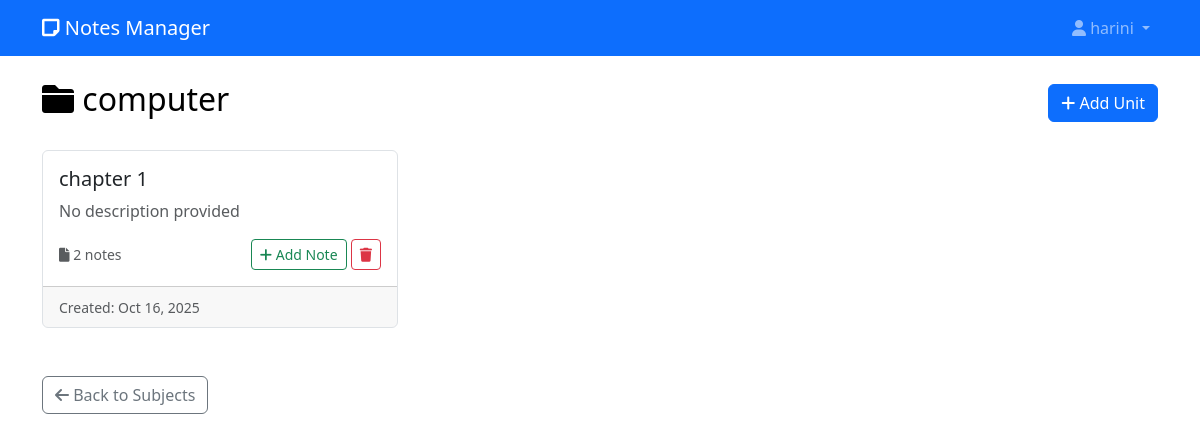
Page /subject/2 (signed in) on the committed database.
### app.py (models this page shows)
class User(UserMixin, db.Model):
    id = db.Column(db.Integer, primary_key=True)
    username = db.Column(db.String(80), unique=True, nullable=False)
    email = db.Column(db.String(120), unique=True, nullable=False)
    password_hash = db.Column(db.String(120), nullable=False)
    created_at = db.Column(db.DateTime, default=datetime.utcnow)
    subjects = db.relationship('Subject', backref='user', lazy=True)
    notes = db.relationship('Note', backref='user', lazy=True)

class Subject(db.Model):
    id = db.Column(db.Integer, primary_key=True)
    name = db.Column(db.String(100), nullable=False)
    description = db.Column(db.Text)
    created_at = db.Column(db.DateTime, default=datetime.utcnow)
    user_id = db.Column(db.Integer, db.ForeignKey('user.id'), nullable=False)
    units = db.relationship('Unit', backref='subject', lazy=True)
    notes = db.relationship('Note', backref='subject', lazy=True)  # Added this relationship

class Unit(db.Model):
    id = db.Column(db.Integer, primary_key=True)
    name = db.Column(db.String(100), nullable=False)
    description = db.Column(db.Text)
    created_at = db.Column(db.DateTime, default=datetime.utcnow)
    subject_id = db.Column(db.Integer, db.ForeignKey('subject.id'), nullable=False)
    notes = db.relationship('Note', backref='unit', lazy=True)

### app.py (the view)
@app.route('/subject/<int:subject_id>')
@login_required
def view_subject(subject_id):
    subject = Subject.query.filter_by(id=subject_id, user_id=current_user.id).first_or_404()
    units = Unit.query.filter_by(subject_id=subject_id).all()
    return render_template('units.html', subject=subject, units=units)

### app.py (called while the page is built)
@login_manager.user_loader
def load_user(user_id):
    return User.query.get(int(user_id))

### templates/units.html (shortened to what this page needs)
{% extends "base.html" %}
{% block content %}
<div class="d-flex justify-content-between align-items-center mb-4">
    <div>
        <h2><i class="fas fa-folder"></i> {{ subject.name }}</h2>
    </div>
    <button class="btn btn-primary" data-bs-toggle="modal" data-bs-target="#createUnitModal">
        <i class="fas fa-plus"></i> Add Unit
    </button>
</div>
<div class="row">
    {% for unit in units %}
    <div class="col-md-6 col-lg-4 mb-4">
        <div class="card unit-card h-100">
            <div class="card-body">
                <h5 class="card-title">{{ unit.name }}</h5>
                <p class="card-text text-muted">{{ unit.description or 'No description provided' }}</p>
                <div class="d-flex justify-content-between align-items-center">
                    <small class="text-muted">
                        <i class="fas fa-file"></i> {{ unit.notes|length }} notes
                    </small>
                    <div>
                        <a href="{{ url_for('add_note') }}?subject_id={{ subject.id }}&unit_id={{ unit.id }}"
                            class="btn btn-sm btn-outline-success">
                              <i class="fas fa-plus"></i> Add Note
                    </a>
                        <a href="{{ url_for('delete_unit', unit_id=unit.id) }}"
                           class="btn btn-sm btn-outline-danger"
                           onclick="return confirm('Are you sure you want to delete this unit and all its notes?')">
                            <i class="fas fa-trash"></i>
                        </a>
                    </div>
                </div>
            </div>
            <div class="card-footer">
                <small class="text-muted">Created: {{ unit.created_at.strftime('%b %d, %Y') }}</small>
            </div>
        </div>
    </div>
    {% endfor %}
</div>
<div class="mt-4">
    <a href="{{ url_for('subjects') }}" class="btn btn-outline-secondary">
        <i class="fas fa-arrow-left"></i> Back to Subjects
    </a>
</div>
{% endblock %}

### templates/base.html (shortened to what this page needs)
<!DOCTYPE html>
<html lang="en" data-bs-theme="{{ theme }}">
<head>
    <link href="https://cdn.jsdelivr.net/npm/bootstrap@5.3.0/dist/css/bootstrap.min.css" rel="stylesheet">
    <link href="https://cdnjs.cloudflare.com/ajax/libs/font-awesome/6.0.0/css/all.min.css" rel="stylesheet">
    <link href="{{ url_for('static', filename='css/style.css') }}" rel="stylesheet">
</head>
<body>
    {% if current_user.is_authenticated %}
    <nav class="navbar navbar-expand-lg navbar-dark bg-primary">
        <div class="container">
            <a class="navbar-brand" href="{{ url_for('dashboard') }}">
                <i class="fas fa-sticky-note"></i> Notes Manager
            </a>
            <div class="navbar-nav ms-auto">
                <div class="nav-item dropdown">
                    <a class="nav-link dropdown-toggle" href="#" role="button" data-bs-toggle="dropdown">
                        <i class="fas fa-user"></i> {{ current_user.username }}
                    </a>
                </div>
            </div>
        </div>
    </nav>
    {% endif %}
    <div class="container mt-4">
        {% block content %}{% endblock %}
    </div>
</body>
</html>

### static/css/style.css (style rules this page uses)
:root { --primary-color: #007bff; --secondary-color: #6c757d; --success-color: #28a745; --danger-color: #dc3545; --warning-color: #ffc107; --info-color: #17a2b8; --light-color: #f8f9fa; --dark-color: #343a40; }
body { background-color: var(--bg-color, #ffffff); color: var(--text-color, #000000); transition: all 0.3s ease; }
.card { background-color: var(--card-bg, #ffffff); border: 1px solid var(--border-color, #dee2e6); }
.subject-card, .unit-card, .note-card { transition: transform 0.2s ease, box-shadow 0.2s ease; cursor: pointer; }

### rows in the picture
User: username "harini"
Subject: name "computer"
Unit: name "chapter 1", description "No description provided", notes|length "2", created_at "Oct 16, 2025"
